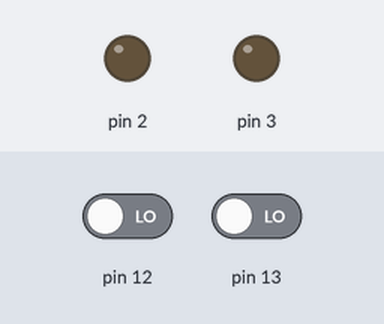
This sketch was run on a simulated Arduino Uno, built with avr-gcc and run on an emulated ATmega328P. Parts: output pins drawn as LEDs (lit = HIGH). The inputs (shaded band) are chosen by the test bench; at power-on: pin 12 LOW, pin 13 LOW.

Above: at 1.2 s.
1.3 s: pin 12 driven HIGH
At 2.5 s:
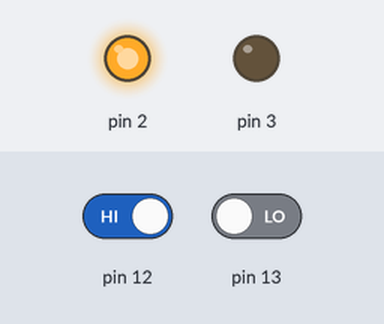
2.8 s: pin 13 driven HIGH
At 4.0 s:
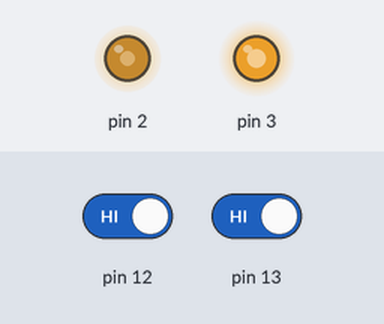
4.3 s: pin 12 driven LOW
At 4.7 s:
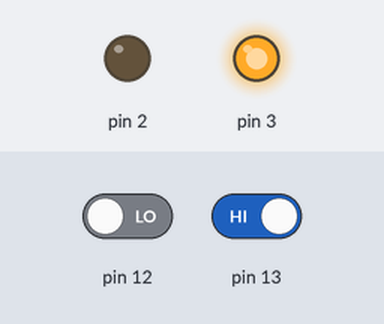
5.8 s: pin 12 driven HIGH and pin 13 driven LOW
At 7.2 s:
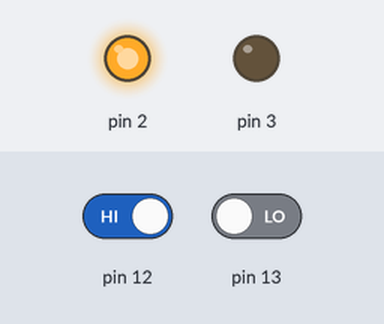
Timing chart, 0 to 8.3 s (numbered marks = the images above; inputs shaded):
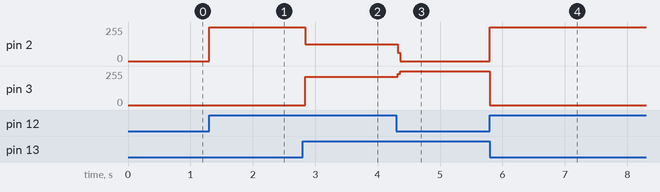

Measured:
- after the input at 1.3 s, pin 2: 0/255 → 255/255 at once
- after the input at 2.8 s, pin 2: 255/255 → 127/255 at once; pin 3: 0/255 → 211/255 at once
- after the input at 4.3 s, pin 2: 127/255 → 0/255 at once; pin 3: 211/255 → 255/255 at once
- after the input at 5.8 s, pin 2: 0/255 → 255/255 at once; pin 3: 255/255 → 0/255 at once

The sketch:

Train_Signal.ino
```cpp
int trainsInBlock = 0;
void setup() {
  // put your setup code here, to run once:
pinMode(2, OUTPUT);
pinMode(13, INPUT);
pinMode(3, OUTPUT);
pinMode(12, INPUT);
}

void loop() {
  // put your main code here, to run repeatedly:

int track1 = digitalRead(12);
int track2 = digitalRead(13);
if (track1 == HIGH) {
  digitalWrite(2, HIGH);
  digitalWrite(3, LOW);
}
if (track2 == HIGH) {
  digitalWrite(3,HIGH);
  digitalWrite(2, LOW);
}


}
```
